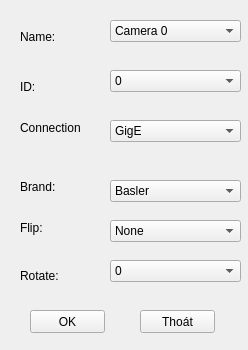
<?xml version="1.0" encoding="UTF-8"?>
<ui version="4.0">
 <class>setting_camera</class>
 <widget class="QWidget" name="setting_camera">
  <property name="geometry">
   <rect>
    <x>0</x>
    <y>0</y>
    <width>248</width>
    <height>350</height>
   </rect>
  </property>
  <property name="windowTitle">
   <string>Camera setting</string>
  </property>
  <widget class="QLabel" name="label">
   <property name="geometry">
    <rect>
     <x>20</x>
     <y>30</y>
     <width>47</width>
     <height>13</height>
    </rect>
   </property>
   <property name="text">
    <string>Name:</string>
   </property>
  </widget>
  <widget class="QLabel" name="label_2">
   <property name="geometry">
    <rect>
     <x>20</x>
     <y>80</y>
     <width>47</width>
     <height>13</height>
    </rect>
   </property>
   <property name="text">
    <string>ID:</string>
   </property>
  </widget>
  <widget class="QLabel" name="label_3">
   <property name="geometry">
    <rect>
     <x>20</x>
     <y>120</y>
     <width>61</width>
     <height>16</height>
    </rect>
   </property>
   <property name="text">
    <string>Connection:</string>
   </property>
  </widget>
  <widget class="QLabel" name="label_4">
   <property name="geometry">
    <rect>
     <x>20</x>
     <y>180</y>
     <width>47</width>
     <height>13</height>
    </rect>
   </property>
   <property name="text">
    <string>Brand:</string>
   </property>
  </widget>
  <widget class="QLabel" name="label_5">
   <property name="geometry">
    <rect>
     <x>20</x>
     <y>220</y>
     <width>47</width>
     <height>16</height>
    </rect>
   </property>
   <property name="text">
    <string>Flip:</string>
   </property>
  </widget>
  <widget class="QLabel" name="label_6">
   <property name="geometry">
    <rect>
     <x>20</x>
     <y>260</y>
     <width>47</width>
     <height>31</height>
    </rect>
   </property>
   <property name="text">
    <string>Rotate:</string>
   </property>
  </widget>
  <widget class="QComboBox" name="comboBox_name">
   <property name="geometry">
    <rect>
     <x>110</x>
     <y>20</y>
     <width>131</width>
     <height>22</height>
    </rect>
   </property>
   <item>
    <property name="text">
     <string>Camera 0</string>
    </property>
   </item>
   <item>
    <property name="text">
     <string>Camera 1</string>
    </property>
   </item>
   <item>
    <property name="text">
     <string>Camera 2</string>
    </property>
   </item>
   <item>
    <property name="text">
     <string>Camera 3</string>
    </property>
   </item>
   <item>
    <property name="text">
     <string>Camera 4</string>
    </property>
   </item>
   <item>
    <property name="text">
     <string>Camera 5</string>
    </property>
   </item>
   <item>
    <property name="text">
     <string>Camera 6</string>
    </property>
   </item>
   <item>
    <property name="text">
     <string>Camera 7</string>
    </property>
   </item>
   <item>
    <property name="text">
     <string>Camera 8</string>
    </property>
   </item>
   <item>
    <property name="text">
     <string>Camera 9</string>
    </property>
   </item>
  </widget>
  <widget class="QComboBox" name="comboBox_id">
   <property name="geometry">
    <rect>
     <x>110</x>
     <y>70</y>
     <width>131</width>
     <height>22</height>
    </rect>
   </property>
   <item>
    <property name="text">
     <string>0</string>
    </property>
   </item>
   <item>
    <property name="text">
     <string>1</string>
    </property>
   </item>
   <item>
    <property name="text">
     <string>2</string>
    </property>
   </item>
   <item>
    <property name="text">
     <string>3</string>
    </property>
   </item>
   <item>
    <property name="text">
     <string>4</string>
    </property>
   </item>
   <item>
    <property name="text">
     <string>5</string>
    </property>
   </item>
   <item>
    <property name="text">
     <string>6</string>
    </property>
   </item>
   <item>
    <property name="text">
     <string>7</string>
    </property>
   </item>
   <item>
    <property name="text">
     <string>8</string>
    </property>
   </item>
   <item>
    <property name="text">
     <string>9</string>
    </property>
   </item>
  </widget>
  <widget class="QComboBox" name="comboBox_conn">
   <property name="enabled">
    <bool>true</bool>
   </property>
   <property name="geometry">
    <rect>
     <x>110</x>
     <y>120</y>
     <width>131</width>
     <height>22</height>
    </rect>
   </property>
   <item>
    <property name="text">
     <string>GigE</string>
    </property>
   </item>
   <item>
    <property name="text">
     <string>USB 3</string>
    </property>
   </item>
  </widget>
  <widget class="QComboBox" name="comboBox_Brand">
   <property name="geometry">
    <rect>
     <x>110</x>
     <y>180</y>
     <width>131</width>
     <height>22</height>
    </rect>
   </property>
   <item>
    <property name="text">
     <string>Basler</string>
    </property>
   </item>
   <item>
    <property name="text">
     <string>CSR</string>
    </property>
   </item>
   <item>
    <property name="text">
     <string>WC + DSHOW</string>
    </property>
   </item>
   <item>
    <property name="text">
     <string>WC + Default</string>
    </property>
   </item>
   <item>
    <property name="text">
     <string>Point Grey</string>
    </property>
   </item>
   <item>
    <property name="text">
     <string>IP Camera</string>
    </property>
   </item>
   <item>
    <property name="text">
     <string>Hik Vision</string>
    </property>
   </item>
   <item>
    <property name="text">
     <string>Imaging source</string>
    </property>
   </item>
  </widget>
  <widget class="QComboBox" name="comboBox_Flip">
   <property name="geometry">
    <rect>
     <x>110</x>
     <y>220</y>
     <width>131</width>
     <height>22</height>
    </rect>
   </property>
   <item>
    <property name="text">
     <string>None</string>
    </property>
   </item>
   <item>
    <property name="text">
     <string>Vertically</string>
    </property>
   </item>
   <item>
    <property name="text">
     <string>Horizontally</string>
    </property>
   </item>
   <item>
    <property name="text">
     <string>Both</string>
    </property>
   </item>
  </widget>
  <widget class="QComboBox" name="comboBox_Rotate">
   <property name="geometry">
    <rect>
     <x>110</x>
     <y>260</y>
     <width>131</width>
     <height>22</height>
    </rect>
   </property>
   <item>
    <property name="text">
     <string>0</string>
    </property>
   </item>
   <item>
    <property name="text">
     <string>90ClockWise</string>
    </property>
   </item>
   <item>
    <property name="text">
     <string>90CounterClockWise</string>
    </property>
   </item>
   <item>
    <property name="text">
     <string>180</string>
    </property>
   </item>
  </widget>
  <widget class="QPushButton" name="pushButton_ok">
   <property name="geometry">
    <rect>
     <x>30</x>
     <y>310</y>
     <width>75</width>
     <height>23</height>
    </rect>
   </property>
   <property name="text">
    <string>OK</string>
   </property>
  </widget>
  <widget class="QPushButton" name="pushButton_thoat">
   <property name="geometry">
    <rect>
     <x>140</x>
     <y>310</y>
     <width>75</width>
     <height>23</height>
    </rect>
   </property>
   <property name="text">
    <string>Thoát</string>
   </property>
  </widget>
 </widget>
 <resources/>
 <connections/>
</ui>
